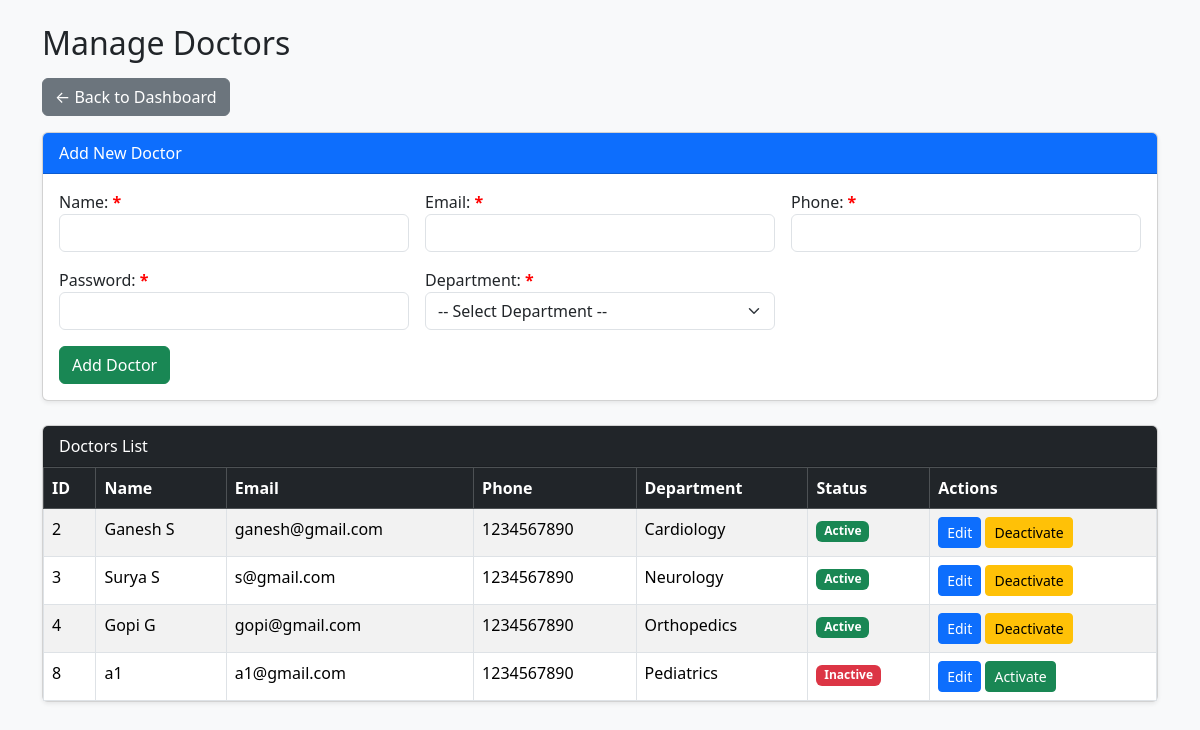
Page /admin/doctors (signed in) on the committed database.
### app/models.py (models this page shows, shortened)
class User(UserMixin, db.Model):
    __tablename__ = 'users'
    id = db.Column(db.Integer, primary_key=True)
    role = db.Column(db.String(20), nullable=False)
    email = db.Column(db.String(120), unique=True, nullable=False)
    password_hash = db.Column(db.String(128), nullable=False)
    name = db.Column(db.String(120), nullable=False)
    phone = db.Column(db.String(20))
    department_id = db.Column(db.Integer, db.ForeignKey('departments.id'))  # NEW LINE
    created_at = db.Column(db.DateTime, default=datetime.utcnow)
    is_active = db.Column(db.Boolean, default=True)

class Department(db.Model):
    __tablename__ = 'departments'
    id = db.Column(db.Integer, primary_key=True)
    name = db.Column(db.String(100), unique=True, nullable=False)
    description = db.Column(db.Text)
    doctors = db.relationship('User', backref='department', lazy=True)

### app/routes.py (the view, shortened to what this page needs)
    @app.route('/admin/doctors', methods=['GET', 'POST'])
    @login_required
    def manage_doctors():
        if current_user.role != 'admin':
            flash('Unauthorized access!', 'danger')
            return redirect(url_for('login'))
        from .models import Department
        doctors = User.query.filter_by(role='doctor').all()
        departments = Department.query.all()
        return render_template('admin_doctors.html', doctors=doctors, departments=departments)

### app/__init__.py (called while the page is built)
def create_app():
    app = Flask(__name__, template_folder="templates")
    app.config['SQLALCHEMY_DATABASE_URI'] = 'sqlite:///hms.db'
    app.config['SQLALCHEMY_TRACK_MODIFICATIONS'] = False
    app.config['SECRET_KEY'] = 'dev-secret-change-this'
    db.init_app(app)
    login_manager.init_app(app)
    @login_manager.user_loader
    def load_user(user_id):
        return User.query.get(int(user_id))
    @app.route('/')
    def index():
        return render_template('index.html')
    from .routes import init_routes
    init_routes(app)
    return app

### app/templates/admin_doctors.html (shortened to what this page needs)
<!DOCTYPE html>
<html>
<head>
    <link rel="stylesheet" href="https://cdn.jsdelivr.net/npm/bootstrap@5.3.2/dist/css/bootstrap.min.css">
</head>
<body class="bg-light">
<div class="container mt-4">
    <h2 class="mb-3">Manage Doctors</h2>
    <a href="{{ url_for('admin_dashboard') }}" class="btn btn-secondary mb-3">← Back to Dashboard</a>
    <div class="card mb-4 shadow-sm">
        <div class="card-header bg-primary text-white">
            Add New Doctor
        </div>
        <div class="card-body">
            <form method="POST" novalidate class="needs-validation">
                <div class="row g-3">
                    <div class="col-md-4">
                        <label class="required-star">Name:</label>
                        <input type="text" name="name" class="form-control" required>
                    </div>
                    <div class="col-md-4">
                        <label class="required-star">Email:</label>
                        <input type="email" name="email" class="form-control" required>
                    </div>
                    <div class="col-md-4">
                        <label class="required-star">Phone:</label>
                        <input type="text" name="phone" class="form-control" required pattern="[0-9]{10}">
                    </div>
                    <div class="col-md-4">
                        <label class="required-star">Password:</label>
                        <input type="password" name="password" class="form-control" required minlength="4">
                    </div>
                    <div class="col-md-4">
                        <label class="required-star">Department:</label>
                        <select name="department_id" class="form-select" required>
                            <option value="">-- Select Department --</option>
                        </select>
                    </div>
                    <div class="col-md-12 mt-3">
                        <button type="submit" class="btn btn-success">Add Doctor</button>
                    </div>
                </div>
            </form>
        </div>
    </div>
    <div class="card shadow-sm">
        <div class="card-header bg-dark text-white">
            Doctors List
        </div>
        <div class="table-container">
            <table class="table table-bordered table-striped mb-0">
                <thead class="table-dark">
                    <tr>
                        <th>ID</th>
                        <th>Name</th>
                        <th>Email</th>
                        <th>Phone</th>
                        <th>Department</th>
                        <th>Status</th>
                        <th>Actions</th>
                    </tr>
                </thead>
                <tbody>
                    {% for doctor in doctors %}
                    <tr>
                        <td>{{ doctor.id }}</td>
                        <td>{{ doctor.name }}</td>
                        <td>{{ doctor.email }}</td>
                        <td>{{ doctor.phone }}</td>
                        <td>{{ doctor.department.name if doctor.department else 'N/A' }}</td>
                        <td>
                            {% if doctor.is_active %}
                                <span class="badge bg-success">Active</span>
                            {% else %}
                                <span class="badge bg-danger">Inactive</span>
                            {% endif %}
                        </td>
                        <td>
                            <a href="{{ url_for('edit_doctor', doctor_id=doctor.id) }}"
                               class="btn btn-sm btn-primary">Edit</a>
                            <form method="POST"
                                  action="{{ url_for('toggle_user_status', user_id=doctor.id) }}"
                                  style="display:inline-block;">
                                {% if doctor.is_active %}
                                    <button class="btn btn-sm btn-warning">Deactivate</button>
                                {% else %}
                                    <button class="btn btn-sm btn-success">Activate</button>
                                {% endif %}
                            </form>
                        </td>
                    </tr>
                    {% endfor %}
                </tbody>
            </table>
        </div>
    </div>
</div>
</body>
</html>

### app/templates/admin_doctors.html (style rules this page uses)
.table-container { max-height: 300px; overflow-y: auto; }
thead th { position: sticky; top: 0; background: #212529; color: white; z-index: 2; }
.required-star::after { content: " *"; color: red; font-weight: bold; }

### rows in the picture
User: id "2", name "Ganesh S", email "ganesh@gmail.com", phone "1234567890", department "Cardiology", is_active "Active"
User: id "3", name "Surya S", email "s@gmail.com", phone "1234567890", department "Neurology", is_active "Active"
User: id "4", name "Gopi G", email "gopi@gmail.com", phone "1234567890", department "Orthopedics", is_active "Active"
User: id "8", name "a1", email "a1@gmail.com", phone "1234567890", department "Pediatrics", is_active "Inactive"
